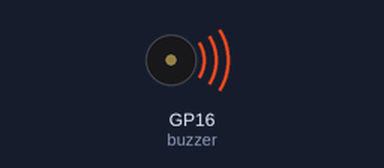
Recording of a program running on a simulated Raspberry Pi Pico running MicroPython. Shown: buzzer (waves = sounding). At 1.0 s the program stops and its outputs stay as they are.

Above: at 0.1 s.
At 1.1 s:
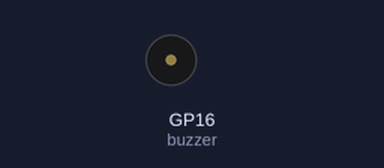
Timing chart, 0 to 2.5 s (numbered marks = the images above):
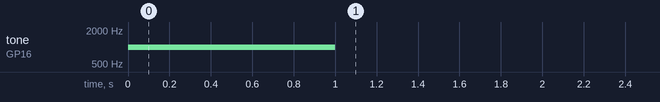

The program:

main.py
```python
from machine import Pin, PWM
import time

buzzer = PWM(Pin(16))

buzzer.freq(1000)
buzzer.duty_u16(32768)
time.sleep(1)

buzzer.duty_u16(0)
buzzer.deinit()
```

Measured:
- by itself, tone on GP16 (buzzer): silent → 1000 Hz at 0.00 s, → silent 1.0 s later
